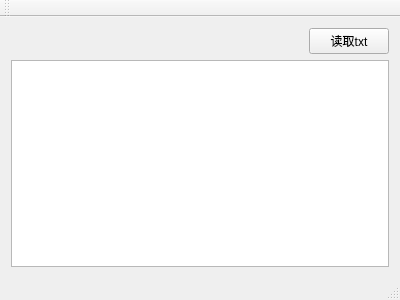
<?xml version="1.0" encoding="UTF-8"?>
<ui version="4.0">
 <class>MainWindow</class>
 <widget class="QMainWindow" name="MainWindow">
  <property name="geometry">
   <rect>
    <x>0</x>
    <y>0</y>
    <width>400</width>
    <height>300</height>
   </rect>
  </property>
  <property name="windowTitle">
   <string>MainWindow</string>
  </property>
  <widget class="QWidget" name="centralWidget">
   <layout class="QVBoxLayout" name="verticalLayout">
    <item>
     <layout class="QHBoxLayout" name="horizontalLayout">
      <item>
       <spacer name="horizontalSpacer">
        <property name="orientation">
         <enum>Qt::Horizontal</enum>
        </property>
        <property name="sizeHint" stdset="0">
         <size>
          <width>40</width>
          <height>20</height>
         </size>
        </property>
       </spacer>
      </item>
      <item>
       <widget class="QPushButton" name="readTxtBtn">
        <property name="text">
         <string>读取txt</string>
        </property>
       </widget>
      </item>
     </layout>
    </item>
    <item>
     <widget class="QTextBrowser" name="textBrowser"/>
    </item>
   </layout>
  </widget>
  <widget class="QMenuBar" name="menuBar">
   <property name="geometry">
    <rect>
     <x>0</x>
     <y>0</y>
     <width>400</width>
     <height>23</height>
    </rect>
   </property>
  </widget>
  <widget class="QToolBar" name="mainToolBar">
   <attribute name="toolBarArea">
    <enum>TopToolBarArea</enum>
   </attribute>
   <attribute name="toolBarBreak">
    <bool>false</bool>
   </attribute>
  </widget>
  <widget class="QStatusBar" name="statusBar"/>
 </widget>
 <layoutdefault spacing="6" margin="11"/>
 <resources/>
 <connections/>
</ui>
